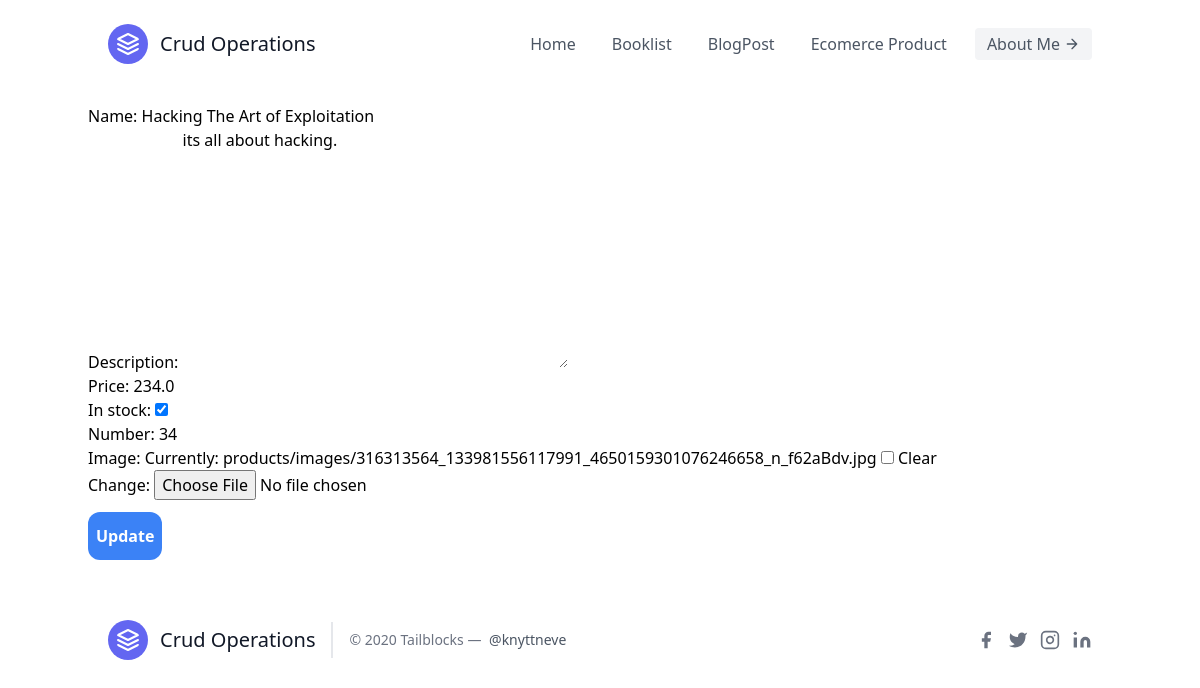
Screenshot of /crud3/updateprod/6 with the database file from the repository.
### product/models.py (models this page shows, shortened)
class Product(models.Model):
  name=models.CharField( max_length=50)
  description=models.TextField()
  price=models.FloatField()
  in_stock=models.BooleanField()
  number=models.IntegerField()
  image=models.ImageField(upload_to='products/images',null=True,blank=True)

### product/views.py (the view)
# urls.py: path('updateprod/<pk>',update_product,name="product_upd"),
def update_product(request,pk):
  product=Product.objects.get(id=pk)
  form=ProductAddForm(instance=product)
  context={
    "form":form
  }
  if request.method == "POST":
    form=ProductAddForm(request.POST, instance=product, files=request.FILES)
    if form.is_valid():
      form.save()
      return redirect("/crud3")
  return render(request, "updateproduct.html",context)

### product/forms.py
class ProductAddForm(ModelForm):
  class Meta:
    model=Product
    fields='__all__'

### product/templates/updateproduct.html (shortened to what this page needs)
{% extends 'base.html' %}
{% block body %}
{% load tailwind_filters %}
<div class="container m-auto ">
  <form method="post" enctype="multipart/form-data">
    {{ form|crispy }}
    <button class="bg-blue-500 hover:bg-blue-600 px-2 py-3 my-3 text-white font-bold rounded-xl" type="submit">Update</button>
  </form>
</div>
{% endblock body %}

### rows the page displays
Product: name "Hacking The Art of Exploitation", description "its all about hacking.", price "234.0", in_stock "☑", number "34"
